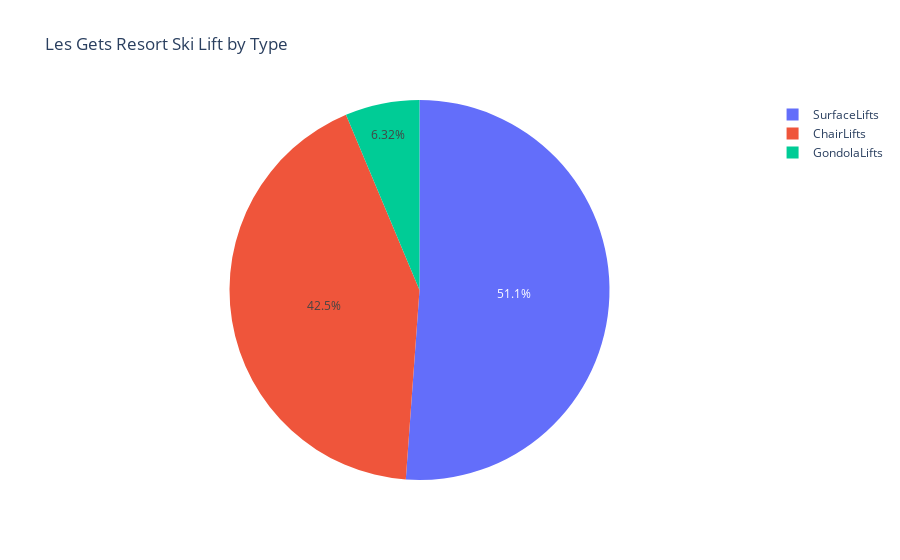

The cell this chart's notebook holds for it:
### Code cell
les_gets = (
    ski_resorts
    .loc[ski_resorts["LiftCapacity"].argmax()].iloc[[-6, -5, -4]]
    .reset_index()
    .rename({"index": "lift_type", 265: "count"}, axis=1)
)

#donut chart

px.pie(
    les_gets,
    values="count",
    names="lift_type",
    hole=.75,
    category_orders = {"lift_type": ["SurfaceLifts", "ChairLifts", "GondolaLifts"]},
    title="Les Gets Resort Ski Lift by Type"
)

### Figure 1 — Plotly figure (JSON) as saved in the notebook; plotly's stock layout.template omitted (floating-point values rounded to 4 significant figures)
{"data": [{"direction": "clockwise", "domain": {"x": [0, 1], "y": [0, 1]}, "hovertemplate": "lift_type=%{label}<br>count=%{value}<extra></extra>", "labels": ["SurfaceLifts", "ChairLifts", "GondolaLifts"], "legendgroup": "", "name": "", "showlegend": true, "sort": false, "type": "pie", "values": [89, 74, 11]}], "layout": {"legend": {"tracegroupgap": 0}, "title": {"text": "Les Gets Resort Ski Lift by Type"}}}
